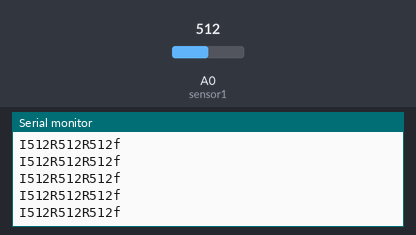
Bench run of a sketch on a simulated Arduino Uno, built with avr-gcc and run on an emulated ATmega328P. On the bench: the last lines printed to the serial monitor. The test bench sets the inputs (shaded band); at power-on: A0 (sensor1) = 512.

Above: at 1.2 s.
1.3 s: A0 (sensor1) set to 716
At 1.32 s:
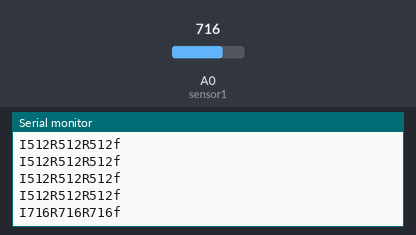
2.8 s: A0 (sensor1) set to 900
At 2.83 s:
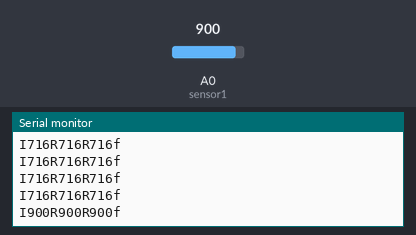
Timing chart, 0 to 5.8 s (numbered marks = the images above; inputs shaded):
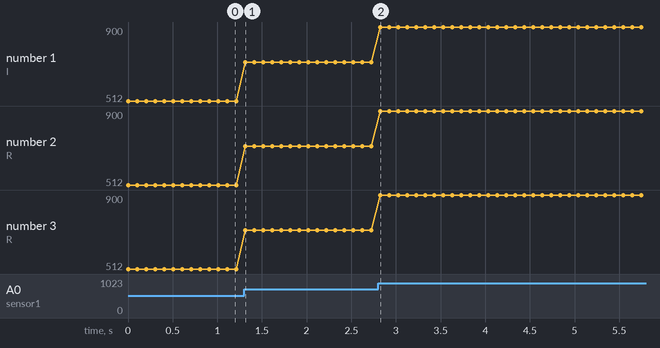

Measured:
- after the input at 1.3 s, the serial monitor: prints a new line at once (image 1)
- after the input at 2.8 s, the serial monitor: prints a new line at once (image 2)
- plotted number 1: 512 → 716 after the input at 1.3 s, 716 → 900 after the input at 2.8 s
- plotted number 2: 512 → 716 after the input at 1.3 s, 716 → 900 after the input at 2.8 s
- plotted number 3: 512 → 716 after the input at 1.3 s, 716 → 900 after the input at 2.8 s

The sketch:

haitDuplex.ino
```cpp
int sensor1 = A0;
int sensor2 = A1;
int sensor3 = A2;

void setup() {
  Serial.begin(9600);
  Serial.setTimeout(100);

}
int valor1;
int valor2;
int valor3;

void loop() {
  valor1 = analogRead(sensor1);
  valor2 = analogRead(sensor1);
  valor3 = analogRead(sensor1);
  Serial.println ("I"+String(valor1)+"R"+String(valor2)+"R"+String(valor3)+"f");
  delay (100);
}
```
